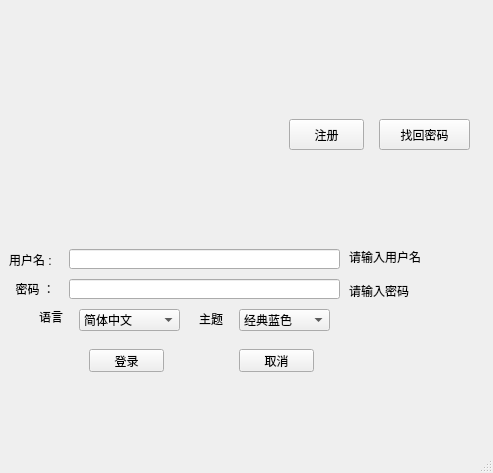
<?xml version="1.0" encoding="UTF-8"?>
<ui version="4.0">
 <class>MainWindow</class>
 <widget class="QMainWindow" name="MainWindow">
  <property name="geometry">
   <rect>
    <x>0</x>
    <y>0</y>
    <width>493</width>
    <height>473</height>
   </rect>
  </property>
  <property name="font">
   <font>
    <family>Arial</family>
    <pointsize>9</pointsize>
   </font>
  </property>
  <property name="mouseTracking">
   <bool>false</bool>
  </property>
  <property name="windowTitle">
   <string>MainWindow</string>
  </property>
  <property name="layoutDirection">
   <enum>Qt::LeftToRight</enum>
  </property>
  <property name="autoFillBackground">
   <bool>true</bool>
  </property>
  <property name="styleSheet">
   <string notr="true">color: rgb(0, 0, 0);</string>
  </property>
  <widget class="QWidget" name="centralwidget">
   <property name="enabled">
    <bool>true</bool>
   </property>
   <layout class="QVBoxLayout" name="verticalLayout">
    <item>
     <widget class="QWidget" name="widget_3" native="true">
      <widget class="QLabel" name="label_7">
       <property name="geometry">
        <rect>
         <x>0</x>
         <y>60</y>
         <width>251</width>
         <height>131</height>
        </rect>
       </property>
       <property name="text">
        <string/>
       </property>
       <property name="pixmap">
        <pixmap>C:/Users/王旭/Pictures/Saved Pictures/1.jpg</pixmap>
       </property>
       <property name="scaledContents">
        <bool>true</bool>
       </property>
      </widget>
      <widget class="QPushButton" name="pushButton_3">
       <property name="geometry">
        <rect>
         <x>280</x>
         <y>110</y>
         <width>75</width>
         <height>31</height>
        </rect>
       </property>
       <property name="styleSheet">
        <string notr="true">font: 14pt &quot;楷体&quot;;</string>
       </property>
       <property name="text">
        <string>注册</string>
       </property>
      </widget>
      <widget class="QPushButton" name="pushButton_4">
       <property name="geometry">
        <rect>
         <x>370</x>
         <y>110</y>
         <width>91</width>
         <height>31</height>
        </rect>
       </property>
       <property name="styleSheet">
        <string notr="true">font: 14pt &quot;楷体&quot;;</string>
       </property>
       <property name="text">
        <string>找回密码</string>
       </property>
      </widget>
     </widget>
    </item>
    <item>
     <widget class="QWidget" name="widget_2" native="true">
      <property name="mouseTracking">
       <bool>false</bool>
      </property>
      <property name="acceptDrops">
       <bool>false</bool>
      </property>
      <property name="autoFillBackground">
       <bool>true</bool>
      </property>
      <widget class="QLabel" name="label">
       <property name="geometry">
        <rect>
         <x>0</x>
         <y>20</y>
         <width>54</width>
         <height>21</height>
        </rect>
       </property>
       <property name="text">
        <string>用户名 :</string>
       </property>
      </widget>
      <widget class="QLabel" name="label_2">
       <property name="geometry">
        <rect>
         <x>0</x>
         <y>50</y>
         <width>54</width>
         <height>20</height>
        </rect>
       </property>
       <property name="text">
        <string>  密码 ：</string>
       </property>
      </widget>
      <widget class="QLabel" name="label_5">
       <property name="geometry">
        <rect>
         <x>30</x>
         <y>80</y>
         <width>31</width>
         <height>16</height>
        </rect>
       </property>
       <property name="text">
        <string>语言</string>
       </property>
      </widget>
      <widget class="QLineEdit" name="lineEdit_2">
       <property name="geometry">
        <rect>
         <x>60</x>
         <y>20</y>
         <width>271</width>
         <height>20</height>
        </rect>
       </property>
      </widget>
      <widget class="QLineEdit" name="lineEdit_3">
       <property name="geometry">
        <rect>
         <x>60</x>
         <y>50</y>
         <width>271</width>
         <height>20</height>
        </rect>
       </property>
      </widget>
      <widget class="QComboBox" name="comboBox_2">
       <property name="geometry">
        <rect>
         <x>230</x>
         <y>80</y>
         <width>91</width>
         <height>22</height>
        </rect>
       </property>
       <item>
        <property name="text">
         <string>经典蓝色</string>
        </property>
       </item>
       <item>
        <property name="text">
         <string>性感黑色</string>
        </property>
       </item>
       <item>
        <property name="text">
         <string>活泼黄色</string>
        </property>
       </item>
       <item>
        <property name="text">
         <string>热情红色</string>
        </property>
       </item>
      </widget>
      <widget class="QComboBox" name="comboBox">
       <property name="geometry">
        <rect>
         <x>70</x>
         <y>80</y>
         <width>101</width>
         <height>22</height>
        </rect>
       </property>
       <item>
        <property name="text">
         <string>简体中文</string>
        </property>
       </item>
       <item>
        <property name="text">
         <string>English</string>
        </property>
       </item>
       <item>
        <property name="text">
         <string>繁體中文</string>
        </property>
       </item>
      </widget>
      <widget class="QLabel" name="label_6">
       <property name="geometry">
        <rect>
         <x>190</x>
         <y>80</y>
         <width>31</width>
         <height>20</height>
        </rect>
       </property>
       <property name="text">
        <string>主题</string>
       </property>
      </widget>
      <widget class="QPushButton" name="pushButton_2">
       <property name="geometry">
        <rect>
         <x>230</x>
         <y>120</y>
         <width>75</width>
         <height>23</height>
        </rect>
       </property>
       <property name="text">
        <string>取消</string>
       </property>
      </widget>
      <widget class="QPushButton" name="pushButton">
       <property name="geometry">
        <rect>
         <x>80</x>
         <y>120</y>
         <width>75</width>
         <height>23</height>
        </rect>
       </property>
       <property name="text">
        <string>登录</string>
       </property>
      </widget>
      <widget class="QLabel" name="label_8">
       <property name="geometry">
        <rect>
         <x>340</x>
         <y>20</y>
         <width>91</width>
         <height>16</height>
        </rect>
       </property>
       <property name="text">
        <string>请输入用户名</string>
       </property>
      </widget>
      <widget class="QLabel" name="label_9">
       <property name="geometry">
        <rect>
         <x>340</x>
         <y>52</y>
         <width>71</width>
         <height>20</height>
        </rect>
       </property>
       <property name="text">
        <string>请输入密码</string>
       </property>
      </widget>
     </widget>
    </item>
   </layout>
  </widget>
  <widget class="QMenuBar" name="menubar">
   <property name="geometry">
    <rect>
     <x>0</x>
     <y>0</y>
     <width>493</width>
     <height>22</height>
    </rect>
   </property>
  </widget>
  <widget class="QStatusBar" name="statusbar"/>
 </widget>
 <resources/>
 <connections/>
</ui>
